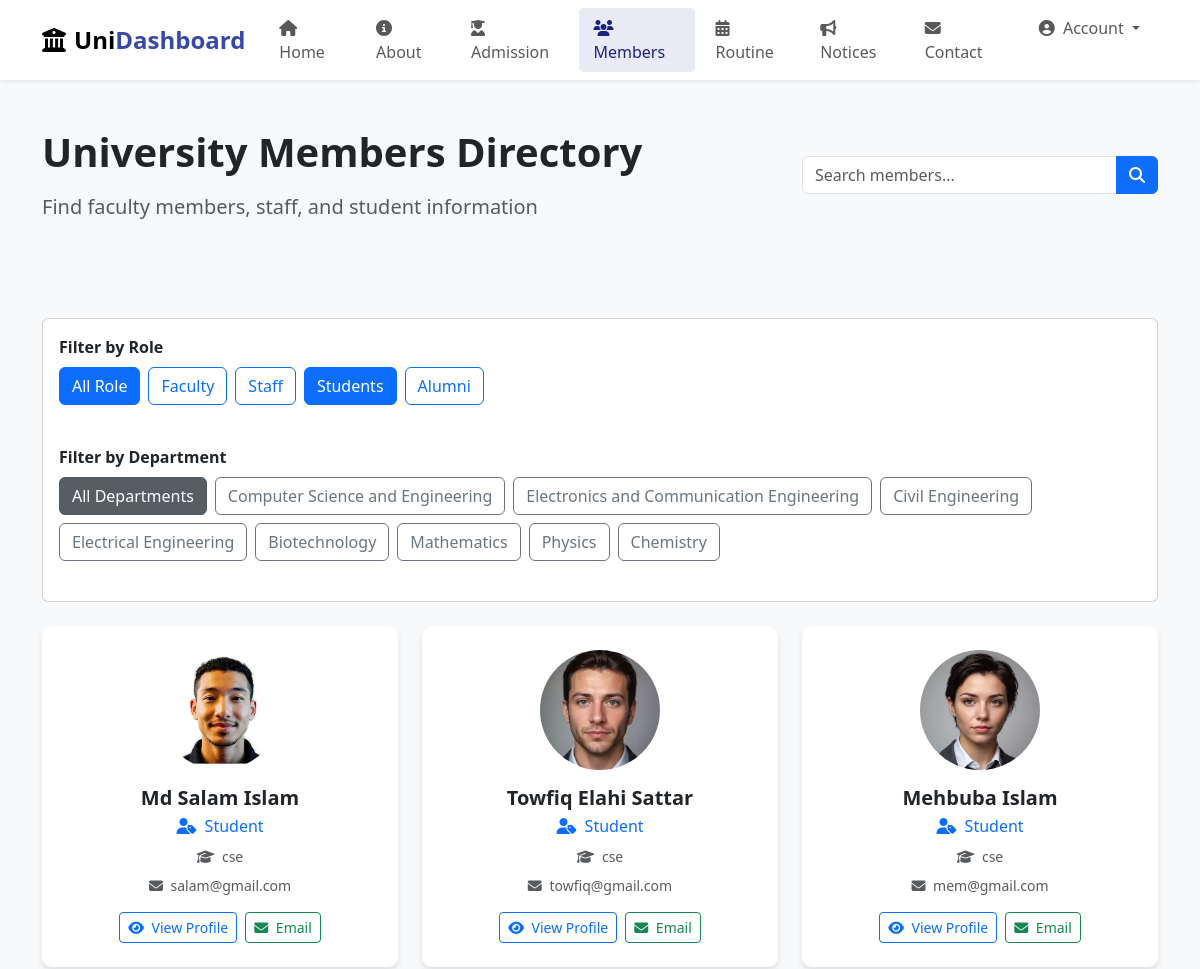
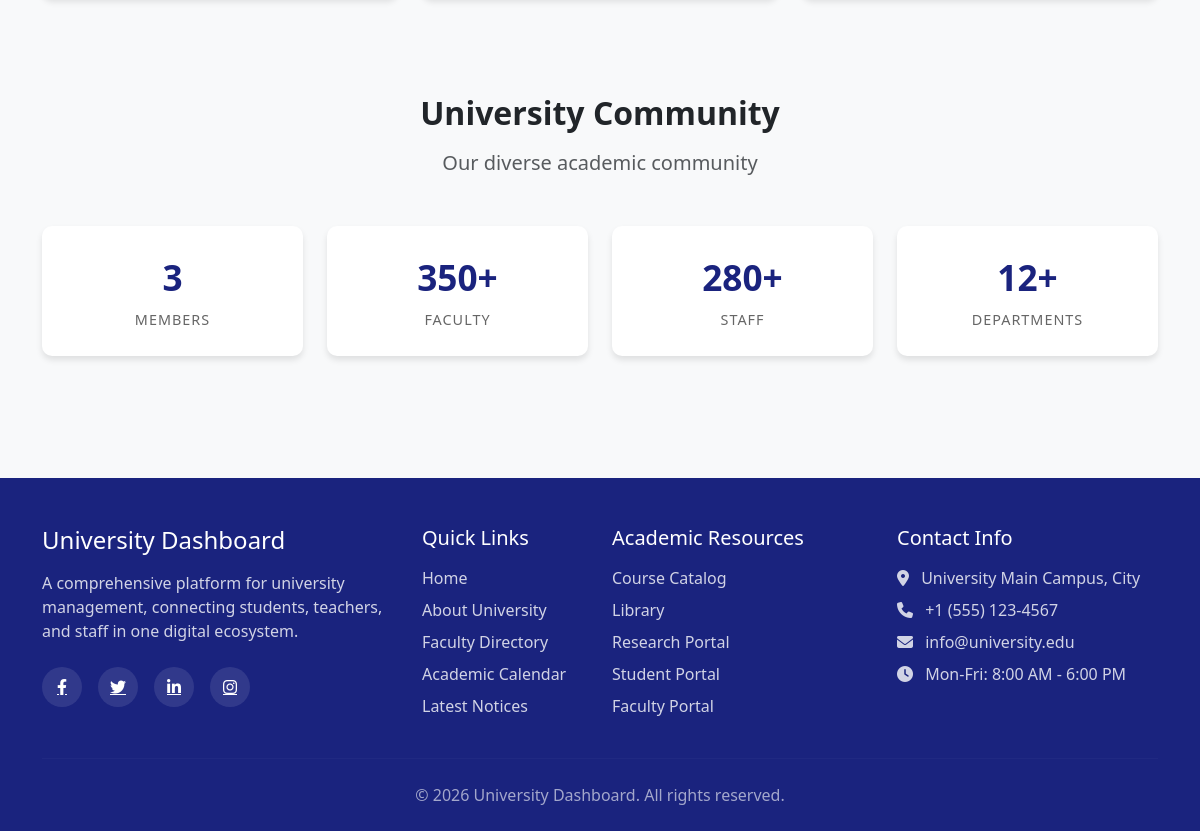
The page /members/?type=student on the database its author committed (2 pictures, top to bottom).
### members/models.py (models this page shows, shortened)
class Member(models.Model):
    MEMBER_TYPE = (
        ('faculty', 'Faculty'),
        ('staff', 'Staff'),
        ('student', 'Student'),
        ('alumni', 'Alumni'),
    )
    member_type= models.CharField(max_length=10, choices=MEMBER_TYPE)
    DEPARTMENT= (
        ('cse', 'Computer Science and Engineering'),
        ('ece', 'Electronics and Communication Engineering'),
        ('me', 'Mechanical Engineering'),
        ('ce', 'Civil Engineering'),
        ('ee', 'Electrical Engineering'),
        ('bt', 'Biotechnology'),
        ('ba', 'Business Administration'),
        ('ma', 'Mathematics'),
        ('phy', 'Physics'),
        ('chem', 'Chemistry'),
    )
    department= models.CharField(max_length=100, choices= DEPARTMENT)
    name= models.CharField(max_length=100)
    email = models.EmailField(unique=True)
    phone= models.CharField(max_length=15, unique=True, blank=True, null= True)
    photo= models.ImageField(upload_to ='members/photos/', blank=True, null = True)
    designation= models.CharField(max_length=100, blank =True, null= True)
    student_id= models.CharField(max_length=10, unique= True, blank=True, null=True)
    passing_year= models.PositiveIntegerField(blank=True, null=True)

### members/views.py (the view)
# urls.py: path('', views.MemberListView.as_view(), name='members'),
class MemberListView(ListView):
    template_name = 'members/member_list.html'
    model = Member
    context_object_name = 'members'
    def get_context_data(self, **kwargs):
        context = super().get_context_data(**kwargs)
        context['title'] = 'Members | School Management System'
        context['page'] = 'members'
        return context
    def get_queryset(self):
        queryset = Member.objects.all()
        member_type = self.request.GET.get('type')
        if member_type and member_type != 'all':
            queryset = queryset.filter(member_type__iexact=member_type)
        department = self.request.GET.get('department')
        if department and department != 'all':
            queryset = queryset.filter(department__iexact=department)
        return queryset

### templates/members/member_list.html (shortened to what this page needs)
{% extends "components/base.html" %}
{% block content %}
    <section class="py-5 bg-light">
        <div class="container">
            <div class="row align-items-center">
                <div class="col-md-8">
                    <h1 class="fw-bold mb-3">University Members Directory</h1>
                    <p class="lead text-muted mb-0">
                        Find faculty members, staff, and student information
                    </p>
                </div>
                <div class="col-md-4 text-md-end">
                    <div class="input-group">
                        <input type="text" class="form-control" placeholder="Search members..." id="memberSearch">
                        <button class="btn btn-primary" type="button">
                            <i class="fas fa-search"></i>
                        </button>
                    </div>
                </div>
            </div>
        </div>
    </section>
    <section class="py-5">
        <div class="container">
            <div class="card mb-4">
                <div class="card-body">
                    <div class="row g-3">
                        <div>
                            <label class="form-label fw-bold">Filter by Role</label>
                            <div class="d-flex flex-wrap gap-2 mb-4">
                                <a href="{% url 'members' %}?" class="btn btn-primary ">All Role</a>
                                <a href="{% url 'members' %}?type=faculty" class="btn btn-outline-primary ">Faculty</a>
                                <a href="{% url 'members' %}?type=staff" class="btn btn-outline-primary ">Staff</a>
                                <a href="{% url 'members' %}?type=student" class="btn btn-outline-primary {% if request.GET.type == 'student' %}active{% endif %}">Students</a>
                                <a href="{% url 'members' %}?type=alumni" class="btn btn-outline-primary ">Alumni</a>
                            </div>
                        </div>
                        <div>
                            <label class="form-label fw-bold">Filter by Department</label>
                            <div class="d-flex flex-wrap gap-2 mb-4">
                                <a href="{% url 'members' %}?{% if request.GET.type %}type={{ request.GET.type }}{% endif %}" class="btn btn-secondary {% if request.GET.department == 'all' or not request.GET.department %}active{% endif %}">All Departments</a>
                                <a href="{% url 'members' %}?department=cse{% if request.GET.type %}&type={{ request.GET.type }}{% endif %}" class="btn btn-outline-secondary {% if request.GET.department == 'cse' %}active{% endif %}">Computer Science and Engineering</a>
                                <a href="{% url 'members' %}?department=ece{% if request.GET.type %}&type={{ request.GET.type }}{% endif %}" class="btn btn-outline-secondary {% if request.GET.department == 'ece' %}active{% endif %}">Electronics and Communication Engineering</a>
                                <a href="{% url 'members' %}?department=ce{% if request.GET.type %}&type={{ request.GET.type }}{% endif %}" class="btn btn-outline-secondary {% if request.GET.department == 'ce' %}active{% endif %}">Civil Engineering</a>
                                <a href="{% url 'members' %}?department=ee{% if request.GET.type %}&type={{ request.GET.type }}{% endif %}" class="btn btn-outline-secondary {% if request.GET.department == 'ee' %}active{% endif %}">Electrical Engineering</a>
                                <a href="{% url 'members' %}?department=bt{% if request.GET.type %}&type={{ request.GET.type }}{% endif %}" class="btn btn-outline-secondary {% if request.GET.department == 'bt' %}active{% endif %}">Biotechnology</a>
                                <a href="{% url 'members' %}?department=me{% if request.GET.type %}&type={{ request.GET.type }}{% endif %}" class="btn btn-outline-secondary {% if request.GET.department == 'me' %}active{% endif %}">Mathematics</a>
                                <a href="{% url 'members' %}?department=phy{% if request.GET.type %}&type={{ request.GET.type }}{% endif %}" class="btn btn-outline-secondary {% if request.GET.department == 'phy' %}active{% endif %}">Physics</a>
                                <a href="{% url 'members' %}?department=chem{% if request.GET.type %}&type={{ request.GET.type }}{% endif %}" class="btn btn-outline-secondary {% if request.GET.department == 'chem' %}active{% endif %}">Chemistry</a>
                            </div>
                        </div>
                    </div>
                </div>
            </div>
            <div class="row g-4" id="membersGrid">
                {% for member in members %}
                <div class="col-lg-4 col-md-6" data-role="{{ member.designation }}" data-dept="{{ member.department }}" data-name="{{member.name}}">
                    <div class="card dashboard-card h-100">
                        <div class="card-body p-4 text-center">
                            <img src="{{ member.photo.url|default:'https://via.placeholder.com/120' }}"
                                 class="rounded-circle mb-3" style="width: 120px; height: 120px; object-fit: cover;"
                                 alt="{{ member.name }}">
                            <h5 class="card-title fw-bold mb-1">{{ member.name }}</h5>
                            <p class="text-primary mb-2">
                                <i class="fas fa-user-tag me-1"></i> {{ member.designation }}
                            </p>
                            <p class="text-muted small mb-2">
                                <i class="fas fa-graduation-cap me-1"></i> {{ member.department }}
                            </p>
                            <p class="text-muted small mb-3">
                                <i class="fas fa-envelope me-1"></i> {{ member.email }}
                            </p>
                            <div class="d-flex justify-content-center gap-2">
                                <button class="btn btn-outline-primary btn-sm view-profile" data-id="{{ member.id }}">
                                    <i class="fas fa-eye me-1"></i> View Profile
                                </button>
                                <a href="mailto:{{ member.email }}" class="btn btn-outline-success btn-sm">
                                    <i class="fas fa-envelope me-1"></i> Email
                                </a>
                            </div>
                        </div>
                    </div>
                </div>
                {% empty %}
                <div class="col-12 text-center py-5">
                    <i class="fas fa-users fa-4x text-muted mb-3"></i>
                    <h4 class="text-muted">No members found</h4>
                    <p class="text-muted">Try adjusting your search or filters</p>
                </div>
                {% endfor %}
            </div>
        </div>
    </section>
    <section class="py-5 bg-light">
        <div class="container">
            <div class="text-center mb-5">
                <h2 class="fw-bold mb-3">University Community</h2>
                <p class="lead text-muted">
                    Our diverse academic community
                </p>
            </div>
            <div class="row text-center">
                <div class="col-md-3 col-6 mb-4">
                    <div class="stat-card">
                        <div class="stat-number">{{ members.count }}</div>
                        <div class="stat-label">Members</div>
                    </div>
                </div>
                <div class="col-md-3 col-6 mb-4">
                    <div class="stat-card">
                        <div class="stat-number">350+</div>
                        <div class="stat-label">Faculty</div>
                    </div>
                </div>
                <div class="col-md-3 col-6 mb-4">
                    <div class="stat-card">
                        <div class="stat-number">280+</div>
                        <div class="stat-label">Staff</div>
                    </div>
                </div>
                <div class="col-md-3 col-6 mb-4">
                    <div class="stat-card">
                        <div class="stat-number">12+</div>
                        <div class="stat-label">Departments</div>
                    </div>
                </div>
            </div>
        </div>
    </section>
{% endblock %}

### templates/components/base.html (style rules this page uses)
:root { --primary-color: #1a237e; --secondary-color: #283593; --accent-color: #3949ab; --light-blue: #e8eaf6; --success-color: #2e7d32; --warning-color: #ff9800; }
body { font-family: 'Segoe UI', Tahoma, Geneva, Verdana, sans-serif; background-color: #f8f9fa; }
.dashboard-card { background: white; border-radius: 10px; box-shadow: 0 4px 6px rgba(0, 0, 0, 0.1); transition: transform 0.3s, box-shadow 0.3s; border: none; height: 100%; }
.stat-card { background: white; border-radius: 10px; padding: 25px 20px; text-align: center; box-shadow: 0 4px 6px rgba(0, 0, 0, 0.1); }
.stat-number { font-size: 2.2rem; font-weight: 700; color: var(--primary-color); margin-bottom: 5px; }
.stat-label { color: #666; font-size: 0.9rem; text-transform: uppercase; letter-spacing: 1px; }

### rows shown on the page
Member: photo (picture), name "Md Salam Islam", designation "Student", department "cse", email "salam@gmail.com"
Member: photo (picture), name "Towfiq Elahi Sattar", designation "Student", department "cse", email "towfiq@gmail.com"
Member: photo (picture), name "Mehbuba Islam", designation "Student", department "cse", email "mem@gmail.com"

### other values the page prints
{{ members.count }} "3"
